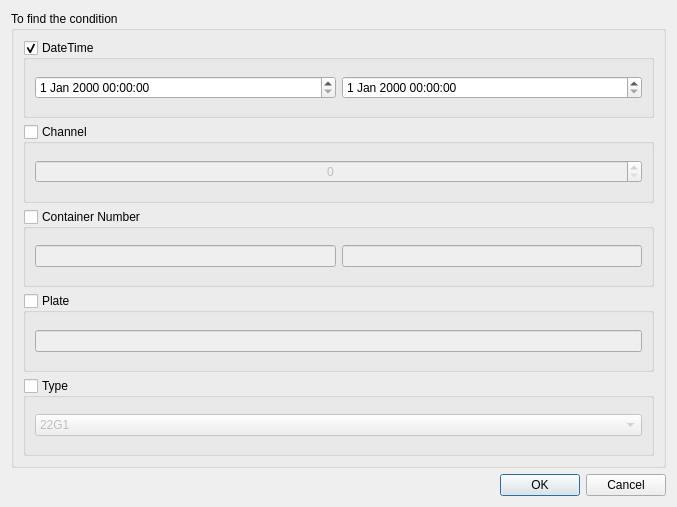
<?xml version="1.0" encoding="UTF-8"?>
<ui version="4.0">
 <class>CheckDataBaseWidget</class>
 <widget class="QWidget" name="CheckDataBaseWidget">
  <property name="geometry">
   <rect>
    <x>0</x>
    <y>0</y>
    <width>677</width>
    <height>507</height>
   </rect>
  </property>
  <property name="windowTitle">
   <string>Form</string>
  </property>
  <layout class="QGridLayout" name="gridLayout_2">
   <item row="1" column="0">
    <widget class="QDialogButtonBox" name="buttonBox">
     <property name="standardButtons">
      <set>QDialogButtonBox::Cancel|QDialogButtonBox::Ok</set>
     </property>
    </widget>
   </item>
   <item row="0" column="0">
    <widget class="QGroupBox" name="groupBox">
     <property name="title">
      <string>To find the condition</string>
     </property>
     <layout class="QGridLayout" name="gridLayout_7">
      <item row="0" column="0">
       <widget class="QGroupBox" name="groupBox_2">
        <property name="title">
         <string>DateTime</string>
        </property>
        <property name="checkable">
         <bool>true</bool>
        </property>
        <property name="checked">
         <bool>true</bool>
        </property>
        <layout class="QGridLayout" name="gridLayout">
         <item row="0" column="0">
          <layout class="QHBoxLayout" name="horizontalLayout">
           <item>
            <widget class="QDateTimeEdit" name="dateTimeEdit"/>
           </item>
           <item>
            <widget class="QDateTimeEdit" name="dateTimeEdit_2"/>
           </item>
          </layout>
         </item>
        </layout>
       </widget>
      </item>
      <item row="1" column="0">
       <widget class="QGroupBox" name="groupBox_3">
        <property name="title">
         <string>Channel</string>
        </property>
        <property name="checkable">
         <bool>true</bool>
        </property>
        <property name="checked">
         <bool>false</bool>
        </property>
        <layout class="QGridLayout" name="gridLayout_3">
         <item row="0" column="0">
          <widget class="QSpinBox" name="spinBox">
           <property name="sizePolicy">
            <sizepolicy hsizetype="Expanding" vsizetype="Fixed">
             <horstretch>0</horstretch>
             <verstretch>0</verstretch>
            </sizepolicy>
           </property>
           <property name="alignment">
            <set>Qt::AlignCenter</set>
           </property>
          </widget>
         </item>
        </layout>
       </widget>
      </item>
      <item row="2" column="0">
       <widget class="QGroupBox" name="groupBox_5">
        <property name="title">
         <string>Container Number</string>
        </property>
        <property name="checkable">
         <bool>true</bool>
        </property>
        <property name="checked">
         <bool>false</bool>
        </property>
        <layout class="QGridLayout" name="gridLayout_5">
         <item row="0" column="0">
          <layout class="QHBoxLayout" name="horizontalLayout_2">
           <item>
            <widget class="QLineEdit" name="lineEdit_2"/>
           </item>
           <item>
            <widget class="QLineEdit" name="lineEdit_3"/>
           </item>
          </layout>
         </item>
        </layout>
       </widget>
      </item>
      <item row="3" column="0">
       <widget class="QGroupBox" name="groupBox_4">
        <property name="title">
         <string>Plate</string>
        </property>
        <property name="checkable">
         <bool>true</bool>
        </property>
        <property name="checked">
         <bool>false</bool>
        </property>
        <layout class="QGridLayout" name="gridLayout_4">
         <item row="0" column="0">
          <widget class="QLineEdit" name="lineEdit"/>
         </item>
        </layout>
       </widget>
      </item>
      <item row="4" column="0">
       <widget class="QGroupBox" name="groupBox_6">
        <property name="title">
         <string>Type</string>
        </property>
        <property name="checkable">
         <bool>true</bool>
        </property>
        <property name="checked">
         <bool>false</bool>
        </property>
        <layout class="QGridLayout" name="gridLayout_6">
         <item row="0" column="0">
          <widget class="QComboBox" name="comboBox">
           <item>
            <property name="text">
             <string>22G1</string>
            </property>
           </item>
           <item>
            <property name="text">
             <string>45G1</string>
            </property>
           </item>
           <item>
            <property name="text">
             <string>22G1_22G1</string>
            </property>
           </item>
          </widget>
         </item>
        </layout>
       </widget>
      </item>
     </layout>
    </widget>
   </item>
  </layout>
 </widget>
 <resources/>
 <connections/>
</ui>
